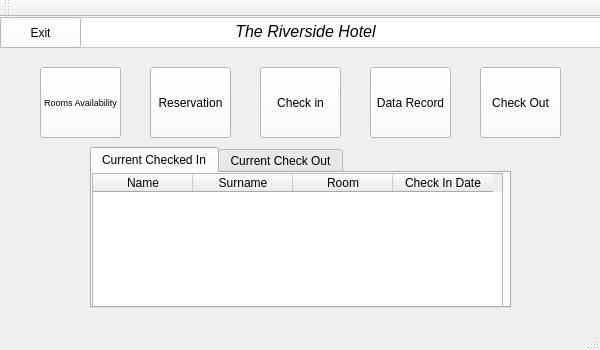
<?xml version="1.0" encoding="UTF-8"?>
<ui version="4.0">
 <class>MainWindowClass</class>
 <widget class="QMainWindow" name="MainWindowClass">
  <property name="geometry">
   <rect>
    <x>0</x>
    <y>0</y>
    <width>600</width>
    <height>350</height>
   </rect>
  </property>
  <property name="windowTitle">
   <string>MainWindow</string>
  </property>
  <property name="styleSheet">
   <string notr="true"/>
  </property>
  <widget class="QWidget" name="centralWidget">
   <widget class="QTextBrowser" name="textBrowser">
    <property name="geometry">
     <rect>
      <x>-10</x>
      <y>0</y>
      <width>611</width>
      <height>31</height>
     </rect>
    </property>
    <property name="autoFillBackground">
     <bool>false</bool>
    </property>
    <property name="styleSheet">
     <string notr="true">background-color: rgb(255, 255, 255)</string>
    </property>
    <property name="html">
     <string>&lt;!DOCTYPE HTML PUBLIC &quot;-//W3C//DTD HTML 4.0//EN&quot; &quot;http://www.w3.org/TR/REC-html40/strict.dtd&quot;&gt;
&lt;html&gt;&lt;head&gt;&lt;meta name=&quot;qrichtext&quot; content=&quot;1&quot; /&gt;&lt;meta charset=&quot;utf-8&quot; /&gt;&lt;style type=&quot;text/css&quot;&gt;
p, li { white-space: pre-wrap; }
hr { height: 1px; border-width: 0; }
li.unchecked::marker { content: &quot;\2610&quot;; }
li.checked::marker { content: &quot;\2612&quot;; }
&lt;/style&gt;&lt;/head&gt;&lt;body style=&quot; font-family:'Segoe UI'; font-size:9pt; font-weight:400; font-style:normal;&quot;&gt;
&lt;p align=&quot;center&quot; style=&quot; margin-top:0px; margin-bottom:0px; margin-left:0px; margin-right:0px; -qt-block-indent:0; text-indent:0px;&quot;&gt;      &lt;span style=&quot; font-family:'georgia','garamond','serif'; font-size:16px; font-style:italic;&quot;&gt;The Riverside Hotel&lt;/span&gt;&lt;/p&gt;&lt;/body&gt;&lt;/html&gt;</string>
    </property>
   </widget>
   <widget class="QPushButton" name="pushButton1">
    <property name="geometry">
     <rect>
      <x>40</x>
      <y>50</y>
      <width>81</width>
      <height>71</height>
     </rect>
    </property>
    <property name="font">
     <font>
      <pointsize>7</pointsize>
     </font>
    </property>
    <property name="styleSheet">
     <string notr="true">background-color: rgb(255, 255, 255);</string>
    </property>
    <property name="text">
     <string>Rooms Availability</string>
    </property>
   </widget>
   <widget class="QPushButton" name="pushButton2">
    <property name="geometry">
     <rect>
      <x>150</x>
      <y>50</y>
      <width>81</width>
      <height>71</height>
     </rect>
    </property>
    <property name="styleSheet">
     <string notr="true">background-color: rgb(255, 255, 255);</string>
    </property>
    <property name="text">
     <string>Reservation</string>
    </property>
   </widget>
   <widget class="QPushButton" name="pushButton3">
    <property name="geometry">
     <rect>
      <x>260</x>
      <y>50</y>
      <width>81</width>
      <height>71</height>
     </rect>
    </property>
    <property name="styleSheet">
     <string notr="true">background-color: rgb(255, 255, 255);</string>
    </property>
    <property name="text">
     <string>Check in</string>
    </property>
   </widget>
   <widget class="QPushButton" name="pushButton4">
    <property name="geometry">
     <rect>
      <x>370</x>
      <y>50</y>
      <width>81</width>
      <height>71</height>
     </rect>
    </property>
    <property name="styleSheet">
     <string notr="true">background-color: rgb(255, 255, 255);</string>
    </property>
    <property name="text">
     <string>Data Record</string>
    </property>
   </widget>
   <widget class="QPushButton" name="pushButton6">
    <property name="geometry">
     <rect>
      <x>480</x>
      <y>50</y>
      <width>81</width>
      <height>71</height>
     </rect>
    </property>
    <property name="styleSheet">
     <string notr="true">background-color: rgb(255, 255, 255)</string>
    </property>
    <property name="text">
     <string>Check Out</string>
    </property>
   </widget>
   <widget class="QTabWidget" name="tabWidget">
    <property name="geometry">
     <rect>
      <x>90</x>
      <y>130</y>
      <width>421</width>
      <height>161</height>
     </rect>
    </property>
    <property name="styleSheet">
     <string notr="true"/>
    </property>
    <property name="currentIndex">
     <number>0</number>
    </property>
    <widget class="QWidget" name="tab">
     <attribute name="title">
      <string>Current Checked In</string>
     </attribute>
     <widget class="QTableWidget" name="tableWidget1">
      <property name="geometry">
       <rect>
        <x>0</x>
        <y>0</y>
        <width>411</width>
        <height>151</height>
       </rect>
      </property>
      <column>
       <property name="text">
        <string>Name</string>
       </property>
      </column>
      <column>
       <property name="text">
        <string>Surname</string>
       </property>
      </column>
      <column>
       <property name="text">
        <string>Room</string>
       </property>
      </column>
      <column>
       <property name="text">
        <string>Check In Date</string>
       </property>
      </column>
     </widget>
    </widget>
    <widget class="QWidget" name="tab_3">
     <attribute name="title">
      <string>Current Check Out</string>
     </attribute>
     <widget class="QTableWidget" name="tableWidget2">
      <property name="geometry">
       <rect>
        <x>-20</x>
        <y>0</y>
        <width>561</width>
        <height>151</height>
       </rect>
      </property>
      <column>
       <property name="text">
        <string>Name</string>
       </property>
      </column>
      <column>
       <property name="text">
        <string>Surname</string>
       </property>
      </column>
      <column>
       <property name="text">
        <string>Room</string>
       </property>
      </column>
      <column>
       <property name="text">
        <string>Check Out</string>
       </property>
      </column>
     </widget>
    </widget>
   </widget>
   <widget class="QPushButton" name="pushButtonExit">
    <property name="geometry">
     <rect>
      <x>0</x>
      <y>0</y>
      <width>81</width>
      <height>31</height>
     </rect>
    </property>
    <property name="font">
     <font>
      <pointsize>9</pointsize>
     </font>
    </property>
    <property name="styleSheet">
     <string notr="true">background-color: rgb(255, 255, 255);</string>
    </property>
    <property name="text">
     <string>Exit</string>
    </property>
   </widget>
  </widget>
  <widget class="QMenuBar" name="menuBar">
   <property name="geometry">
    <rect>
     <x>0</x>
     <y>0</y>
     <width>600</width>
     <height>22</height>
    </rect>
   </property>
  </widget>
  <widget class="QToolBar" name="mainToolBar">
   <attribute name="toolBarArea">
    <enum>TopToolBarArea</enum>
   </attribute>
   <attribute name="toolBarBreak">
    <bool>false</bool>
   </attribute>
  </widget>
  <widget class="QStatusBar" name="statusBar"/>
 </widget>
 <layoutdefault spacing="6" margin="11"/>
 <resources>
  <include location="mainwindow.qrc"/>
 </resources>
 <connections/>
</ui>
